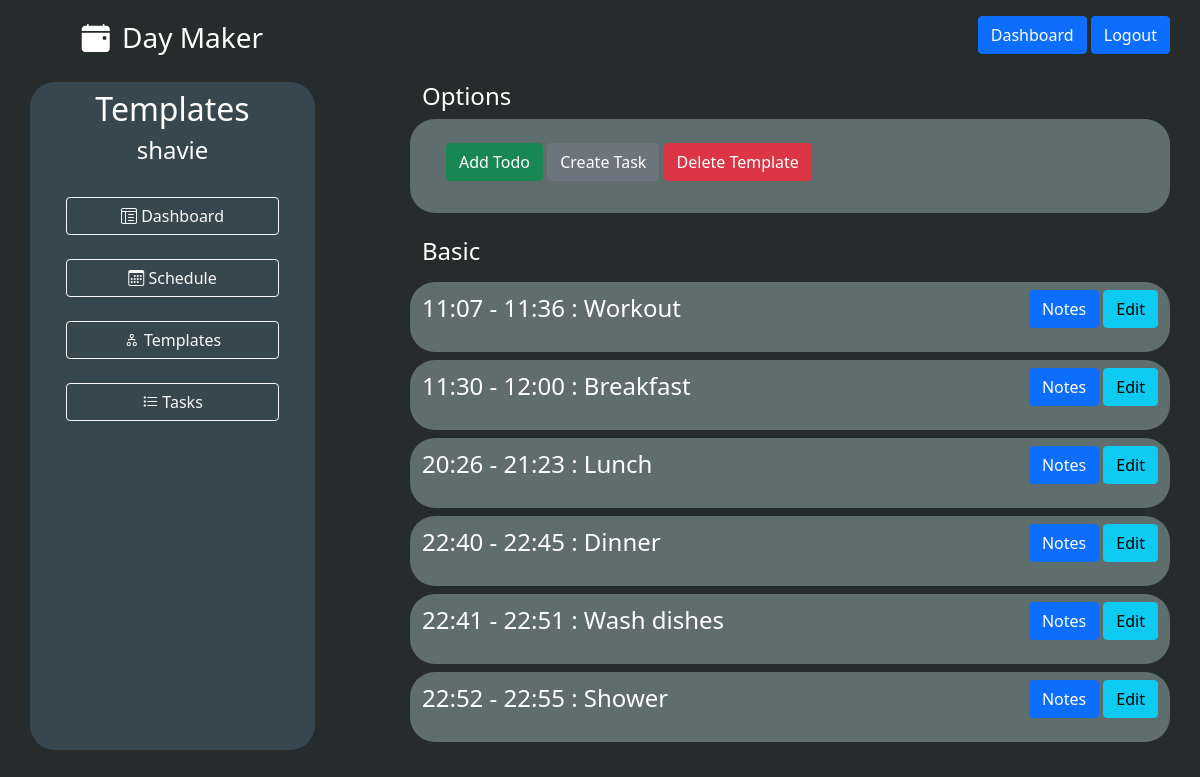
The page /view_template/Basic (signed in) on the database its author committed.
### models.py (models this page shows, shortened)
class User(UserMixin, db.Model):
    id = db.Column(db.Integer, primary_key = True)
    username = db.Column(db.String(30), unique = True, index = True)
    email = db.Column(db.String(64), index=True, unique=True)
    password = db.Column(db.String(128))
    schedules = db.relationship('Schedule', backref='user', lazy='dynamic', cascade='all, delete, delete-orphan')
    templates = db.relationship('Template', backref='user', lazy='dynamic', cascade='all, delete, delete-orphan')
    tasks = db.relationship('Task', backref='user', lazy='dynamic', cascade='all, delete, delete-orphan')

class Template(db.Model):
    id = db.Column(db.Integer, primary_key = True)
    name = db.Column(db.String(25), index=True)
    todos = db.relationship('Todo', backref='template', lazy='dynamic', cascade='all, delete, delete-orphan')
    schedules = db.relationship('Schedule', backref='template', lazy='dynamic', cascade='all, delete, delete-orphan')
    user_id = db.Column(db.Integer, db.ForeignKey('user.id'))

class Todo(db.Model):
    id = db.Column(db.Integer, primary_key = True)
    notes = db.Column(db.String(200))
    start_time = db.Column(db.Time)
    end_time = db.Column(db.Time)
    task_id = db.Column(db.Integer, db.ForeignKey('task.id'))
    template_id = db.Column(db.Integer, db.ForeignKey('template.id'))
    task = db.relationship('Task', overlaps="todos")

class Task(db.Model):
    id = db.Column(db.Integer, primary_key = True)
    title = db.Column(db.String(50), index = True)
    user_id = db.Column(db.Integer, db.ForeignKey('user.id'))
    todos = db.relationship('Todo', lazy='dynamic', cascade='all, delete, delete-orphan')

### routes.py (the view)
@app.route('/view_template/<template>')
@login_required
def view_template(template):
    current_template = Template.query.filter_by(user_id=current_user.id, name=template).first()
    todos = Todo.query.filter_by(template_id=current_template.id).all()
    EditForm = EditTodoForm()
    EditForm.new_task.choices = [(task.id, task.title) for task in Task.query.filter_by(user_id=current_user.id).all()]
    AddForm = TodoForm()
    AddForm.task.choices = [(task.id, task.title) for task in Task.query.filter_by(user_id=current_user.id).all()]
    return render_template('view_template.html', template=template, todos=todos, AddForm=AddForm, EditTodoForm=EditForm, AddTaskForm=TaskForm())

### routes.py (called while the page is built)
@login_manager.user_loader
def load_user(id):
    return User.query.get(int(id))

### templates/view_template.html (shortened to what this page needs)
{% extends 'base.html' %}
{% block content %}
    <div class="container h-100">
        <div class="row justify-content-center mt-4">
            <div class="col-3 text-white  day-primary curved">
                <h2 class="mt-2 text-center">Templates</h2>
                <h4 class="mt-2 text-center">{{current_user.username}}</h2>
                <div class="row gap-1 justify-content-center pb-4">
                  <div class="col-10">
                    <h4 class="mt-4"><a href="{{ url_for('dashboard')}}" class="btn btn-outline-light w-100"><i class="bi bi-layout-text-window-reverse"></i> Dashboard</a></h4>
                    <h4 class="mt-4"><a href="{{ url_for('schedule')}}" class="btn btn-outline-light w-100"><i class="bi bi-calendar3"></i> Schedule</a></h4>
                    <h4 class="mt-4"><a href="{{ url_for('templates')}}" class="btn btn-outline-light w-100"><i class="bi bi-diagram-2"></i> Templates</a></h4>
                    <h4 class="mt-4"><a href="{{ url_for('tasks')}}" class="btn btn-outline-light w-100"><i class="bi bi-list-task"></i> Tasks</a></h4>
                  </div>
                </div>
            </div>
            <div class="col-1"></div>
            <div class="col-8 ">
                <h4 class="text-white">Options</h4>
                <div class="row day-secondary curved p-4">
                    <div>
                        <a class="btn btn-success" data-bs-toggle="collapse" href="#templateForm" role="button" aria-expanded="false" aria-controls="templateForm">Add Todo</a>
                        <a class="btn btn-secondary" data-bs-toggle="collapse" href="#taskForm" role="button" aria-expanded="false" aria-controls="templateForm">Create Task</a>
                        <a href="{{ url_for('delete_template', template=template) }}" class="btn btn-danger">Delete Template</a>
                    </div>
                </div>
                <h4 class="text-white mt-4">{{ template }}</h4>
                <div class="row">
                    <div class="col-12">
                        {% for todo in todos|sort(attribute='start_time') %}
                        <div class="row day-secondary my-2 py-2 curved">
                                <div class="col fs-4 text-white ">
                                    <div>{{ todo.start_time.strftime("%H:%M") }} - {{ todo.end_time.strftime("%H:%M") }} : {{ todo.task.title }}</div>
                                </div>
                                <div class="col text-end">
                                    <div class="btn btn-primary" data-bs-toggle="collapse" href="#notes{{ todo.id }}" role="button" aria-expanded="false" aria-controls="notes">Notes</div>
                                    <div class="btn btn-info" data-bs-toggle="collapse" href="#edit{{ todo.id }}" role="button" aria-expanded="false" aria-controls="edit">Edit</div>
                                </div>
                        </div>
                        {% endfor %}
                    </div>
                </div>
            </div>
        </div>
    </div>
{% endblock %}

### static/styles.css (style rules this page uses)
html, body { height: 100%; background-color: #262C2C; }
.day-primary { background-color: #37474F; }
.day-secondary { background-color: #5F6D6D; }
.curved { border-radius: 25px; }
a { text-decoration: none; color: black; }

### rows shown on the page
User: username "shavie"
Template: name "Basic"
Todo: start_time "11:07", end_time "11:36", task "Workout"
Todo: start_time "11:30", end_time "12:00", task "Breakfast"
Todo: start_time "20:26", end_time "21:23", task "Lunch"
Todo: start_time "22:40", end_time "22:45", task "Dinner"
Todo: start_time "22:41", end_time "22:51", task "Wash dishes"
Todo: start_time "22:52", end_time "22:55", task "Shower"
